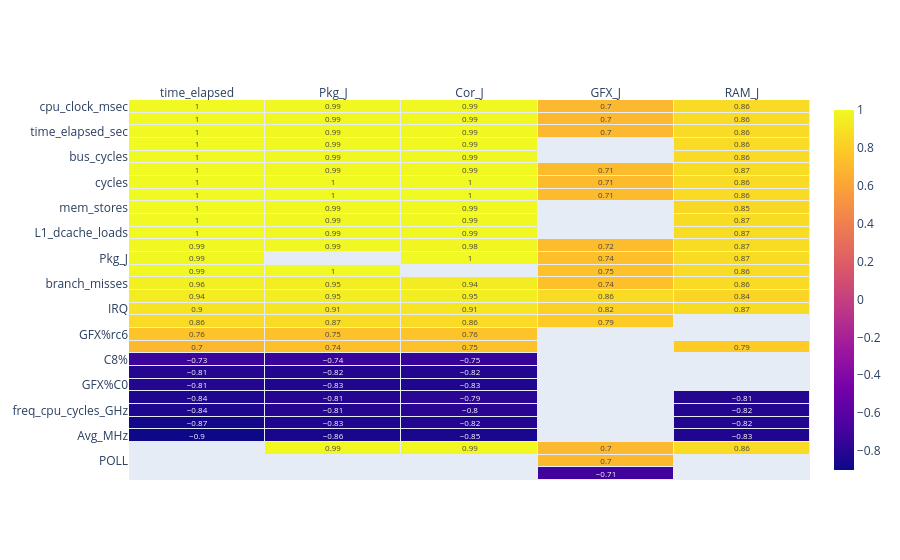

Notebook code cell kept with this figure:
### Code cell
corrs = df[['time_elapsed','Pkg_J','Cor_J','GFX_J','RAM_J',
                    'Avg_MHz', 'Busy%', 'IPC', 'IRQ', 'POLL', 
                    'C1%','C1E%','C3%','C6%','C7s%','C8%','C9%','C10%',
                    'CPU%c1','CPU%c3','CPU%c6','CPU%c7','CoreTmp','PkgTmp',
                    'GFX%rc6','Totl%C0','Any%C0','GFX%C0','CPUGFX%',
                    'time','virt','res','shr','percent_cpu','percent_mem','nTH','P',
                    'SWAP','CODE','DATA','nMaj','nDRT','USED',
                    'time_elapsed_sec','CPU_Utilization','Retiring','Frontend_Bound','Bad_Speculation','Backend_Bound',
                        'CPI','ILP','IPC','cycles','freq_cycles_GHz','instructions',
                        'Kernel_Utilization', 'L1D_Cache_Fill_BW', 'Turbo_Utilization', 'cycles',
                        'instructions', 'insn_per_cycle', 'cpu_clock_msec', 'no_cpus', 'cpu_cycles', 'freq_cpu_cycles_GHz',
                        'cpu_migrations','ref_cycles','bus_cycles','task_clock_msec','no_cpus_task_clock',
                        'cpu_thermal_margin_C','branches','branch_misses','mem_loads','mem_stores','page_faults','minor_faults','major_faults',
                        'cache_references','cache_misses','percent_cache_misses','L1_dcache_loads','L1_dcache_load_misses',
                        'LLC_loads','LLC_load_misses','L1_icache_load_misses','dTLB_loads',
                        'dTLB_load_misses','iTLB_loads','iTLB_load_misses'
                        ]].corr()

np.fill_diagonal(corrs.values, np.nan)

corrs = corrs.T.head(5).T
corrs = corrs[(corrs > 0.7) | (corrs < -0.7)]
corrs = corrs.dropna(how='all')
corrs = corrs.sort_values(by=['time_elapsed', 'Pkg_J','Cor_J','RAM_J','GFX_J'], ascending=False)

positive_rows = (corrs['time_elapsed'] > 0) | (corrs['Pkg_J'] > 0) | (corrs['Cor_J'] > 0) | (corrs['RAM_J'] > 0) | (corrs['GFX_J'] > 0)
negative_rows = (corrs['time_elapsed'] < 0) | (corrs['Pkg_J'] < 0) | (corrs['Cor_J'] < 0) | (corrs['RAM_J'] < 0) | (corrs['GFX_J'] < 0)
df_negative = corrs.loc[negative_rows]
df_negative = df_negative.sort_values(by=['time_elapsed'], ascending=True)
df_positive = corrs.loc[positive_rows]

df_positive = df_positive.drop_duplicates(subset=['time_elapsed', 'Pkg_J','Cor_J','RAM_J','GFX_J'], keep='first')
df_negative = df_negative.drop_duplicates(subset=['time_elapsed', 'Pkg_J','Cor_J','RAM_J','GFX_J'], keep='first')

heat = go.Heatmap(z=corrs.values.round(2),
                        x=list(corrs.columns),
                        y=list(corrs.index),
                        xgap=1, ygap=1,
                        texttemplate="%{z}",
                        showscale=True,
                        colorbar_thickness=20,
                        colorbar_ticklen=3,
                        # zmax=1, zmin=0.1
                        )
layout = go.Layout(title_x=0.5, 
                        xaxis_showgrid=False,
                        yaxis_showgrid=False,
                        yaxis_autorange='reversed')
fig=go.Figure(data=[heat], layout=layout)
fig['layout']['xaxis']['side'] = 'top'
fig.show()

# print("\nPOSITIVE Rows:")
# print(corrs.loc[positive_rows])

# print("\nNEGATIVE Rows:")
# print(corrs.loc[negative_rows])
df_negative['position'] = range(1,len(df_negative)+1)
first_column = df_negative.pop('position') 
df_negative.insert(0, 'position', first_column) 

print(df_negative)
print(df_positive)

### Figure 1 — Plotly figure (JSON) as saved in the notebook; plotly's stock layout.template omitted (floating-point values rounded to 4 significant figures; data arrays with more than 128 entries replaced by an {"elided": "..."} marker saying what was removed)
{"data": [{"colorbar": {"thickness": 20, "ticklen": 3}, "showscale": true, "texttemplate": "%{z}", "type": "heatmap", "x": ["time_elapsed", "Pkg_J", "Cor_J", "GFX_J", "RAM_J"], "xgap": 1, "y": ["cpu_clock_msec", "task_clock_msec", "time_elapsed_sec", "ref_cycles", "bus_cycles", "time", "cycles", "cycles", "cycles", "cycles", "cpu_cycles", "mem_stores", "dTLB_loads", "L1_dcache_loads", "instructions", "instructions", "instructions", "instructions", "Pkg_J", "Cor_J", "branch_misses", "branches", "IRQ", "RAM_J", "GFX%rc6", "GFX_J", "C8%", "CPUGFX%", "GFX%C0", "freq_cycles_GHz", "freq_cpu_cycles_GHz", "Turbo_Utilization", "Avg_MHz", "time_elapsed", "POLL", "CPU%c3"], "ygap": 1, "z": {"elided": "36x5 float values"}}], "layout": {"title": {"x": 0.5}, "xaxis": {"showgrid": false, "side": "top"}, "yaxis": {"autorange": "reversed", "showgrid": false}}}
